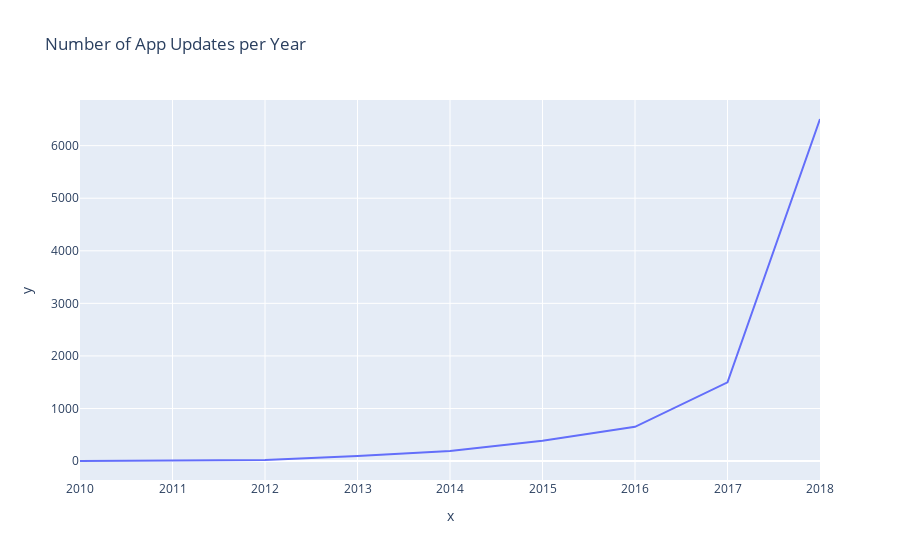

The cell this chart's notebook holds for it:
### Code cell
fig = px.line(
    x=updates_per_year.index,
    y=updates_per_year.values,
    title="Number of App Updates per Year"
)
fig.show()

### Figure 1 — Plotly figure (JSON) as saved in the notebook; plotly's stock layout.template omitted (floating-point values rounded to 4 significant figures)
{"data": [{"hovertemplate": "x=%{x}<br>y=%{y}<extra></extra>", "legendgroup": "", "line": {"color": "#636efa", "dash": "solid"}, "marker": {"symbol": "circle"}, "mode": "lines", "name": "", "orientation": "v", "showlegend": false, "type": "scatter", "x": [2010, 2011, 2012, 2013, 2014, 2015, 2016, 2017, 2018], "xaxis": "x", "y": [1, 15, 21, 94, 190, 388, 651, 1498, 6507], "yaxis": "y"}], "layout": {"legend": {"tracegroupgap": 0}, "title": {"text": "Number of App Updates per Year"}, "xaxis": {"anchor": "y", "domain": [0, 1], "title": {"text": "x"}}, "yaxis": {"anchor": "x", "domain": [0, 1], "title": {"text": "y"}}}}
